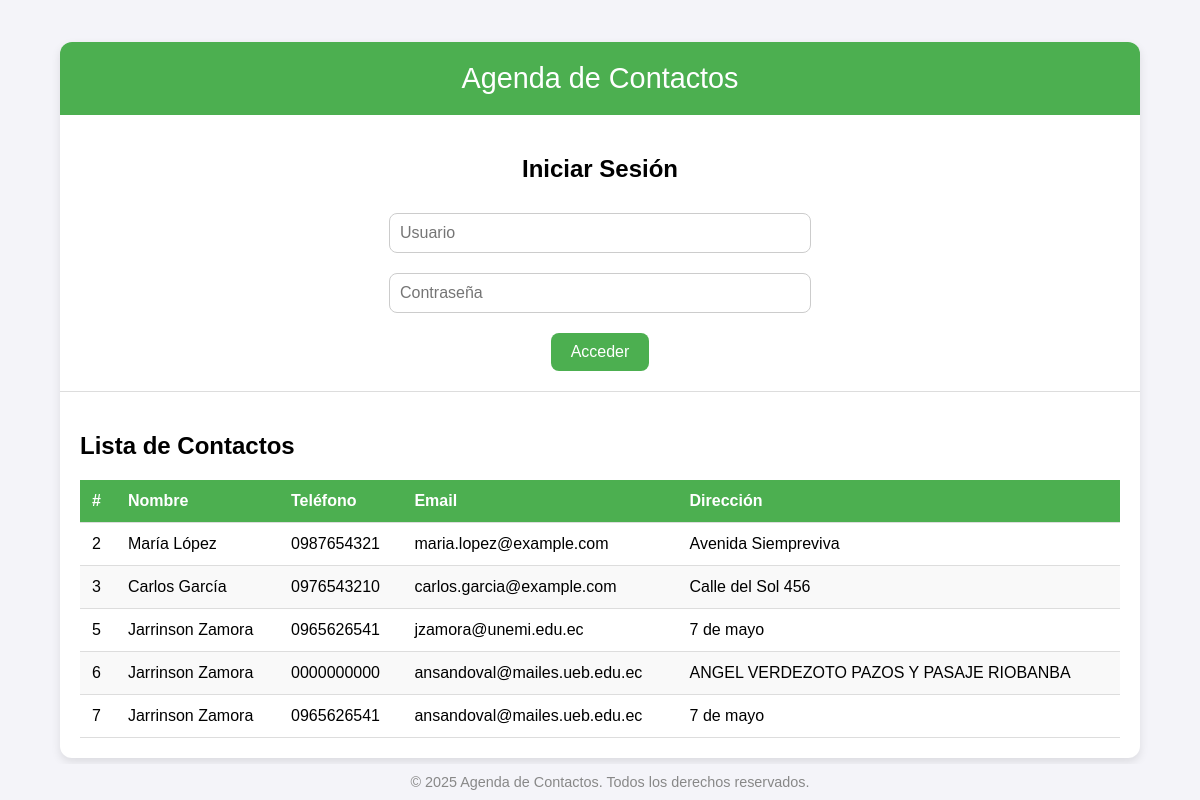
The page / on the database its author committed.
### tables this page shows
CREATE TABLE `contactos` (
  `id` int(11) NOT NULL,
  `nombre` varchar(100) NOT NULL,
  `telefono` varchar(20) DEFAULT NULL,
  `email` varchar(100) DEFAULT NULL,
  `direccion` varchar(255) DEFAULT NULL,
  `creado_en` timestamp NULL DEFAULT current_timestamp()
);

### index.php (the view, shortened to what this page needs)
<!DOCTYPE html>
<html lang="en">
<head>
</head>
<body>
    <div class="container">
        <div class="header">Agenda de Contactos</div>
        <div class="login-form">
            <h2>Iniciar Sesión</h2>
            <form action="login.php" method="POST">
                <input type="text" name="username" placeholder="Usuario" required>
                <br>
                <input type="password" name="password" placeholder="Contraseña" required>
                <br>
                <button type="submit">Acceder</button>
            </form>
        </div>
        <div class="contacts">
            <h2>Lista de Contactos</h2>
            <table>
                <thead>
                    <tr>
                        <th>#</th>
                        <th>Nombre</th>
                        <th>Teléfono</th>
                        <th>Email</th>
                        <th>Dirección</th>
                    </tr>
                </thead>
                <tbody>
                    <?php
                    $servername = "localhost";
                    $username = "unemi";
                    $password = "unemi";
                    $dbname = "agenda";
                    $conn = new mysqli($servername, $username, $password, $dbname);
                    $sql = "SELECT * FROM contactos";
                    $result = $conn->query($sql);
                    if ($result->num_rows > 0) {
                        while ($row = $result->fetch_assoc()) {
                            echo "<tr>";
                            echo "<td>" . $row['id'] . "</td>";
                            echo "<td>" . $row['nombre'] . "</td>";
                            echo "<td>" . $row['telefono'] . "</td>";
                            echo "<td>" . $row['email'] . "</td>";
                            echo "<td>" . $row['direccion'] . "</td>";
                            echo "</tr>";
                        }
                    } else {
                        echo "<tr><td colspan='5'>No hay contactos disponibles</td></tr>";
                    }
                    ?>
                </tbody>
            </table>
        </div>
    </div>
    <div class="footer">
        &copy; 2025 Agenda de Contactos. Todos los derechos reservados.
    </div>
</body>
</html>

### index.php (style rules this page uses)
body { font-family: Arial, sans-serif; background-color: #f4f4f9; margin: 0; padding: 0; display: flex; flex-direction: column; justify-content: center; align-items: center; height: 100vh; }
.container { width: 90%; max-width: 1200px; background: #ffffff; box-shadow: 0 4px 10px rgba(0, 0, 0, 0.1); border-radius: 12px; overflow: hidden; }
.header { background-color: #4caf50; color: white; padding: 20px; text-align: center; font-size: 1.8rem; }
.login-form { padding: 20px; border-bottom: 1px solid #ddd; text-align: center; }
.login-form input[type="text"], .login-form input[type="password"] { width: calc(100% - 40px); max-width: 400px; padding: 10px; margin: 10px 0; border: 1px solid #ccc; border-radius: 8px; font-size: 1rem; }
.login-form button { background-color: #4caf50; color: white; border: none; padding: 10px 20px; font-size: 1rem; cursor: pointer; border-radius: 8px; margin-top: 10px; transition: background-color 0.3s; }
.contacts { padding: 20px; }
.contacts table { width: 100%; border-collapse: collapse; }
.contacts th, .contacts td { padding: 12px; text-align: left; border-bottom: 1px solid #ddd; }
.contacts th { background-color: #4caf50; color: white; }
.contacts tr:nth-child(even) { background-color: #f9f9f9; }
.footer { text-align: center; padding: 10px; font-size: 0.9rem; background-color: #f4f4f9; color: #888; width: 100%; position: fixed; bottom: 0; left: 0; }

### rows shown on the page
contactos: id "2", nombre "María López", telefono "0987654321", email "maria.lopez@example.com", direccion "Avenida Siempreviva"
contactos: id "3", nombre "Carlos García", telefono "0976543210", email "carlos.garcia@example.com", direccion "Calle del Sol 456"
contactos: id "5", nombre "Jarrinson Zamora", telefono "0965626541", email "jzamora@unemi.edu.ec", direccion "7 de mayo"
contactos: id "6", nombre "Jarrinson Zamora", telefono "0000000000", email "ansandoval@mailes.ueb.edu.ec", direccion "ANGEL VERDEZOTO PAZOS Y PASAJE RIOBANBA"
contactos: id "7", nombre "Jarrinson Zamora", telefono "0965626541", email "ansandoval@mailes.ueb.edu.ec", direccion "7 de mayo"
